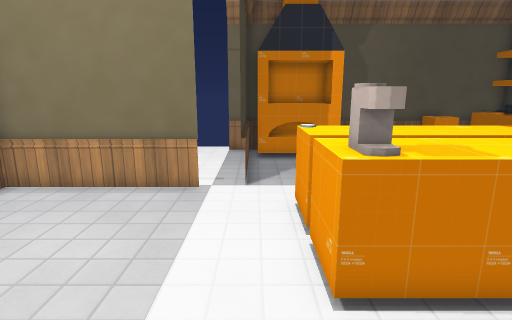
view 1 (above)

16 first-person views from a walk through a level from a Godot 3-D game. The camera is 1.5 m above the floor, tilts 12° down and sees 80° across. The floor is counted in squares, 0.5 m on a side. Each view is taken from the middle of a square. On the plan, view 1 faces up. The plan holds only what a view shows up to about 20 squares ahead; the rest is blank. The place goes on beyond the plan. Some surface patterns are stand-ins.

view 2
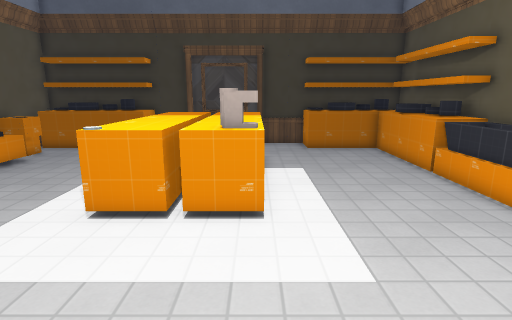

view 3
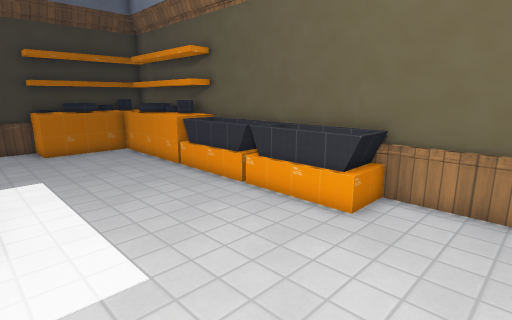

view 4
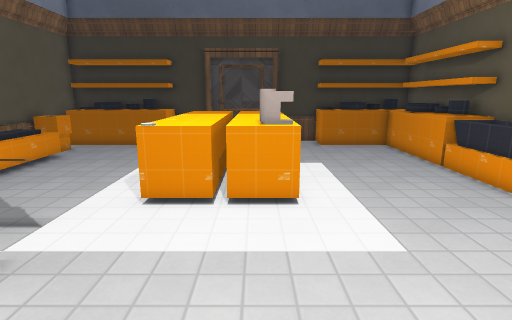

view 5
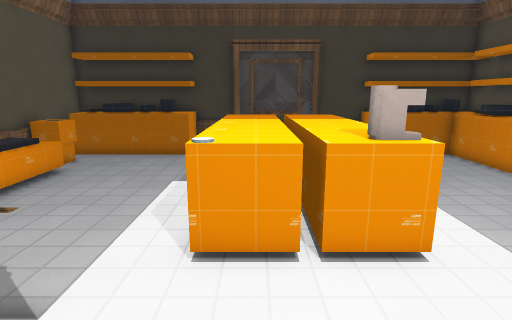

view 6
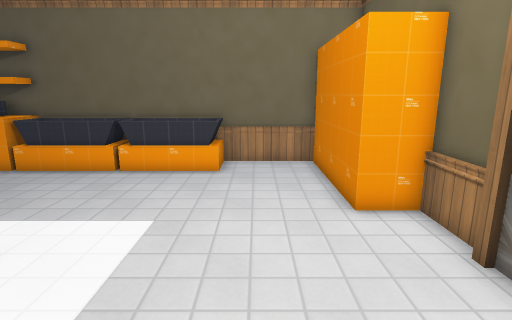

view 7
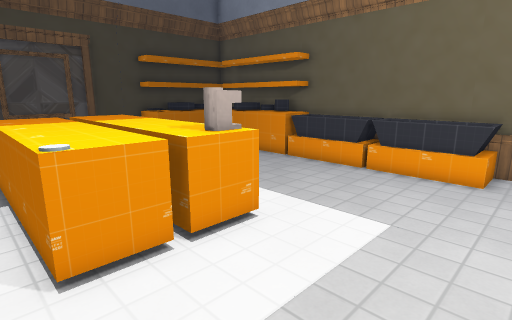

view 8
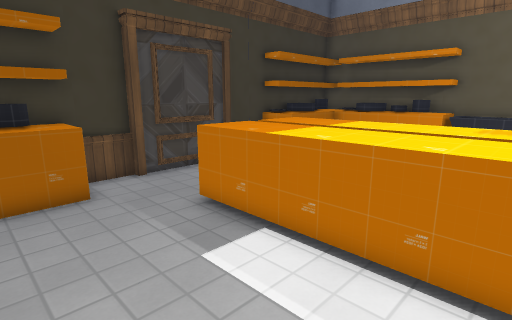

view 9
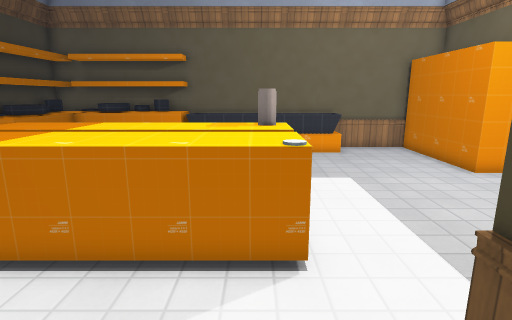

view 10
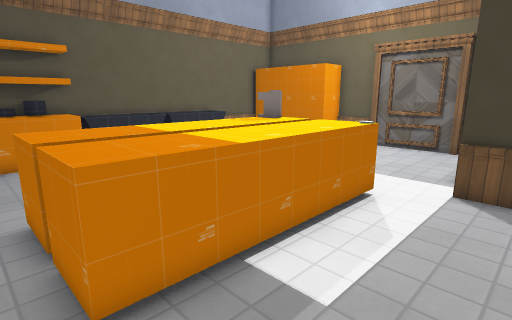

view 11
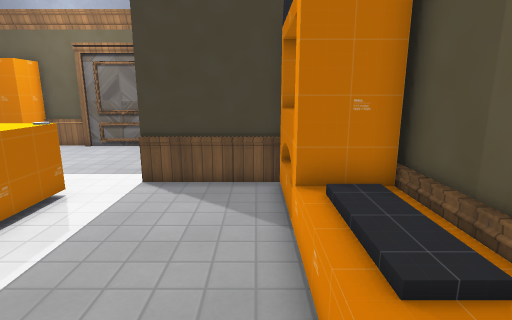

view 12
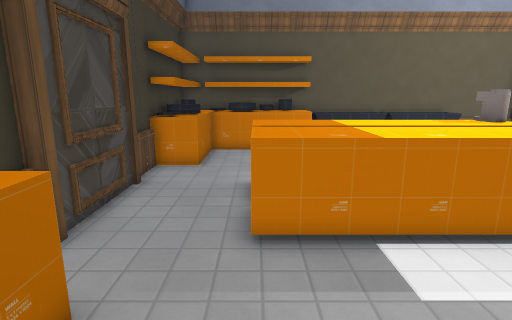

view 13
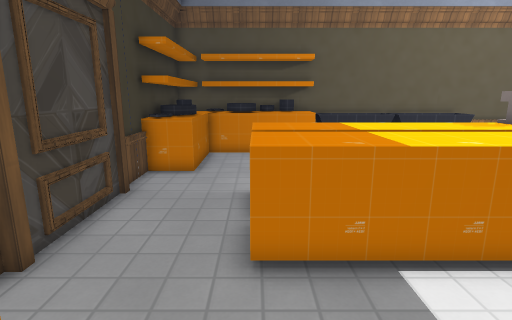

view 14
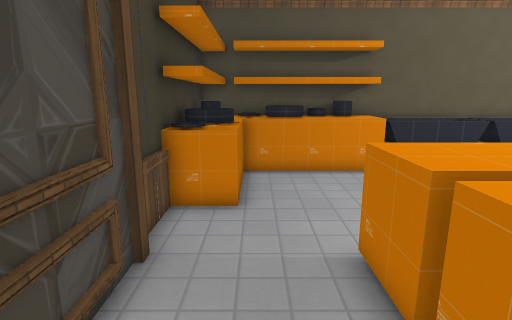

view 15
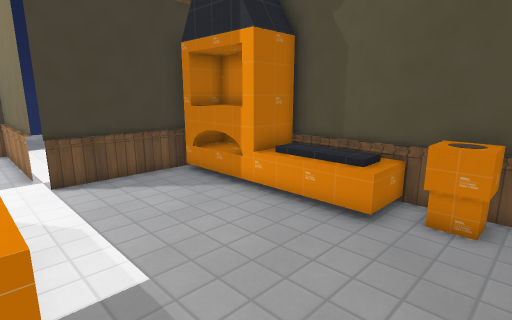

view 16
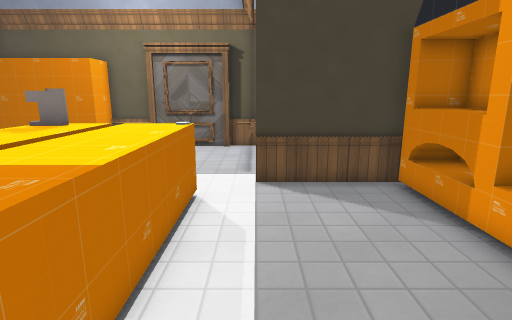

### Floor plan
Key: @ floor where view 1 was taken; # wall or solid block; x gap in a wall; . floor; = window, fence, low wall or low ledge; B box; C cabinet; E bench; S sink; O other object.
Columns run from 9 left of view 1 to 14 right of it. Each row starts with its distance up from view 1.
 17         #    ###########
 16       ..######OOOOBBCCC
 15       ..######OOOOBBCCC
 14       ..#=..........CCC
 13        .#=..........CCC
 12        .#=..........CCC
 11 ...... .#=..........CCC
 10 #=#####x#=...........C#
  9 #=....................=#
  8 ##........#EEEEEEEE...##
  7  #........EEEEEEEEE...#
  6  #........EEEEEEEEE...#
  5  #........EEEEEEEEE...#
  4 ##........EEEEEEEEE...##
  3 #=....................=#
  2 #=....................=#
  1 OOO..................CC
  0   O......@..........CCC
 -1   O.................CCC
 -2   O.................CCC
 -3   O....SSSSSSSSSCCCCCCC
 -4   O...SS  SS  SSCCCCCCC
 -5   ##############CCCCC###

Positions as (right, up) in squares from view 1, and headings:
1: (0, 0), facing up
2: (-6, 4), facing right
3: (-6, 4), facing down-right
4: (-7, 5), facing right
5: (-4, 7), facing right
6: (-4, 9), facing down
7: (-4, 9), facing down-right
8: (2, 13), facing down-right
9: (2, 13), facing down
10: (10, 12), facing down-left
11: (10, 14), facing left
12: (9, 14), facing down
13: (9, 13), facing down
14: (11, 9), facing down
15: (11, 8), facing up-left
16: (10, 10), facing left
